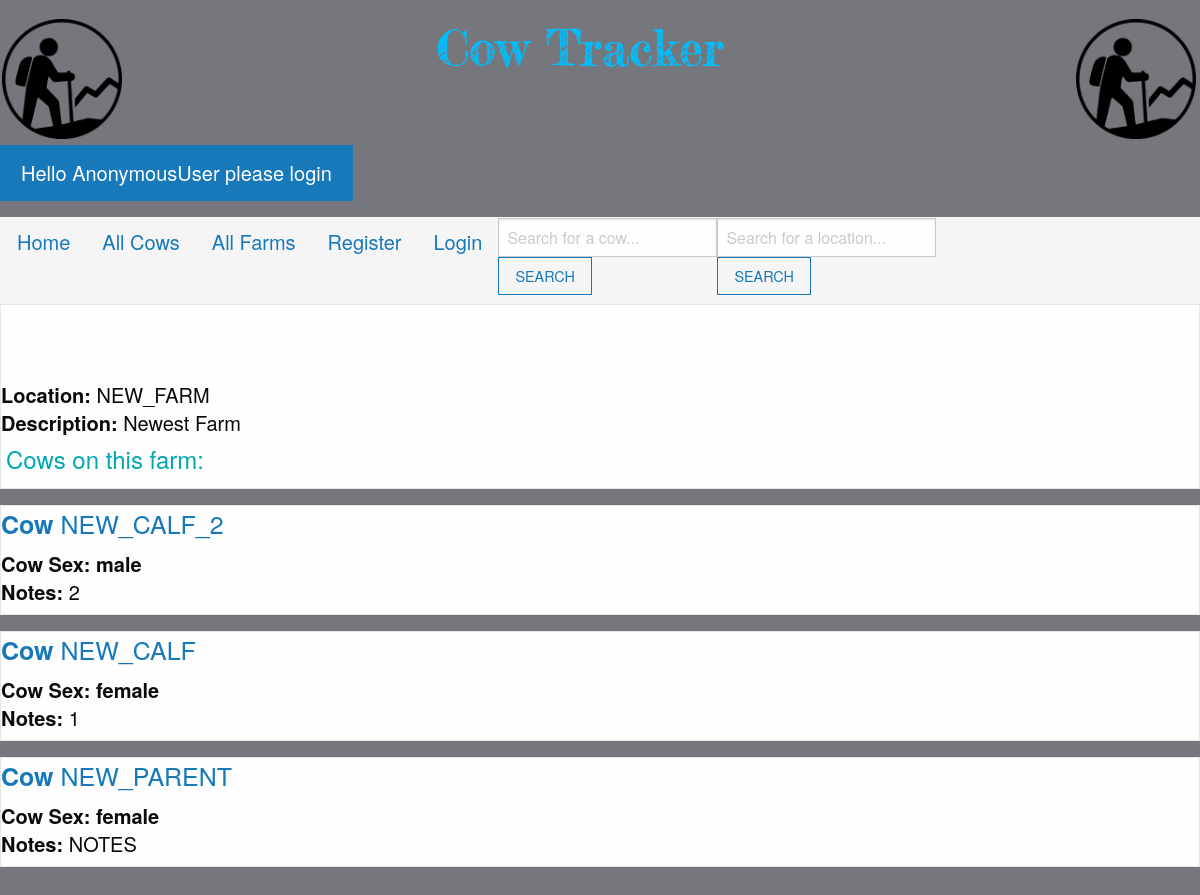
Page /single_farm/6 on the earlier database version.
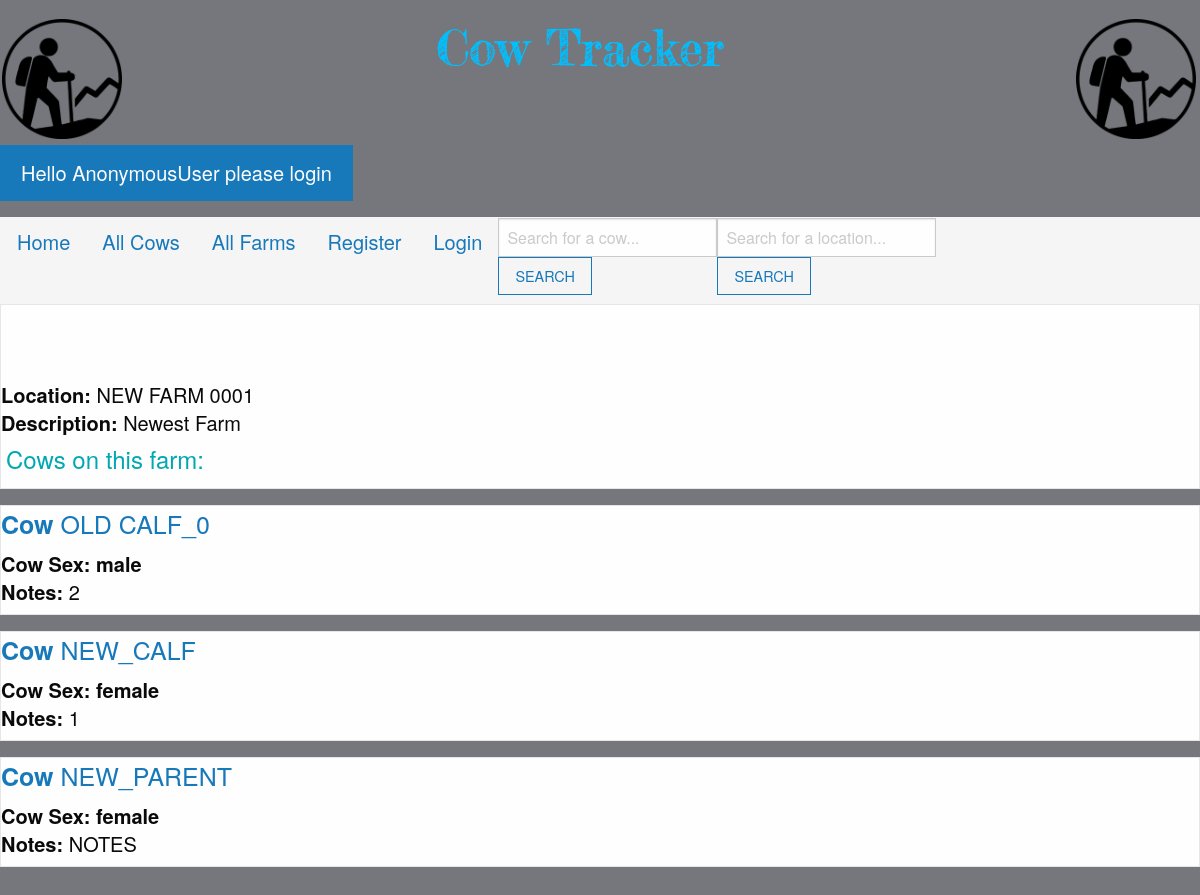
Same page on the later database version.
### myapp/models.py (models this page shows, shortened)
class FarmLocations(models.Model):
 location_name = models.CharField('Location Name', max_length=50)
 location_description = models.CharField(max_length=200, blank=True)

class Cow(models.Model):
 cow_tag = models.CharField(max_length = 30)
 cow_sex = models.CharField(max_length=6, choices=(('male','MALE'), ('female', "FEMALE")), default='female')
 cow_vaccinations = models.CharField(max_length = 30, blank=True)
 cow_location = models.ForeignKey(FarmLocations, blank=True, null=True, on_delete=models.CASCADE)
 cow_notes = models.CharField(max_length = 200, blank=True)
 cow_PARENT = models.ForeignKey('self', on_delete=models.CASCADE, related_name='children')
 def __str__(self):
     return self.cow_tag

### myapp/views.py (the view)
# urls.py: path('single_farm/<farm_id>', views.single_farm, name = "single-farm"),
def single_farm(request, farm_id):
  farm = FarmLocations.objects.get(pk=farm_id)
  cowlist = Cow.objects.filter(cow_location__location_name__contains=farm.location_name)
  context={
    'farm':farm,
    'cowlist':cowlist
  }
  return render(request, "single_farm.html",context)

### myapp/templates/single_farm.html (shortened to what this page needs)
{% extends "base.html" %}
{% load static %}
{% block body %}
 <div >
  <div class = "card">
   <br/>
    <div class = "card-body">
      <h5 class = "card-title">
              <strong>Location:</strong> {{ farm.location_name }}
              <br/>
              <strong>Description: </strong> {{ farm.location_description }}<br>
              <div class ="login-box">
                Cows on this farm:
              </div>
</h5>
</div>
</div>
              {% for cow in cowlist reversed %}
              <div class = "card">
                <div class = "card-header" style = "font-size: 2vw;">
                  <a href = "{% url 'single-cow' cow.id %}"{{ cow }}>
                </div>
                <div class = "card-body">
                  <h4><strong>Cow  </strong>  {{ cow.cow_tag }}</h1>
                  <h5 class = "card-title">
                          <strong>Cow Sex: {{ cow.cow_sex }}</strong>
                          <br/>
                          <strong>Notes:</strong> {{ cow.cow_notes }}
                          <br/>
                    </div>
              </div>
              {% endfor %}
{% endblock %}
{% block footer %}
<div class="footer-box">
  <form>
  </form>
</div>
{% endblock %}

Differences in the rows shown:
changed FarmLocations "Newest Farm": location_name "NEW_FARM" → "NEW FARM 0001"
changed Cow "male": cow_tag "NEW_CALF_2" → "OLD CALF_0"
